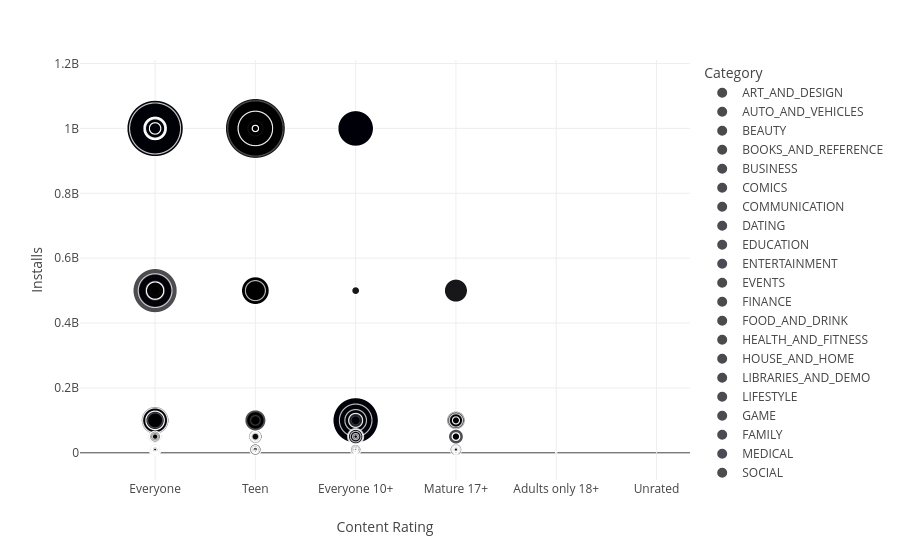

The notebook cell saved with this chart:
### Code cell
import plotly.express as px
import pandas as pd

fig = px.scatter(df, x="Content Rating", y="Installs", size="Reviews", color="Category",
                 hover_name="App", size_max=60)

# Show the plot
fig.show()
